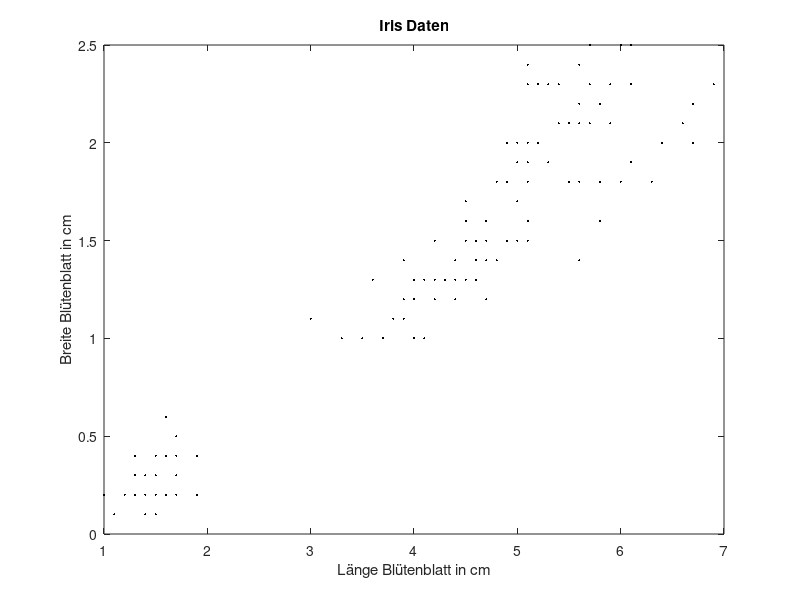

The MATLAB script that drew this image: (Note: this script raises an error after producing the figure.)
% Marco Döhring
% Matrikel-Nr.: 10052723
% Praktikumsaufgabe 1
% k_means Algorithmus

%Einlesen der Testdaten mit relevanten Merkmalen
clear all;
close all;
%close all
load fisheriris
X = meas(:,3:4);
%Erzeugen des Diagramm mit Testdaten
figure(1);
plot(X(:,1),X(:,2),'k.','Markersize',5,'MarkerEdgeColor','black');
title 'Iris Daten'
xlabel 'Länge Blütenblatt in cm';
ylabel 'Breite Blütenblatt in cm';
%mit hold on weitere plot Befehle zu dem aktuellen Diagramm einfügen
hold on;
%Wahl der Anzahl an Centriaden für den Algorithmus
k=3;
%Variblen für die neue Centriaden
c1x=0;
c1y=0;
c2x=0;
c2y=0;
c3x=0;
c3y=0;
%Input werte in x-& y-Koordinaten aufteilen
x=(X(:,1));
y=(X(:,2));
anzahlwerte = length(x);
%Zufälligen Start Centroiden erzeugen aus Maximum & Minimum 
%Bestimmung der Minima & Maxima der jeweiligen Koordinaten
value_x_max = max(x(:));
value_y_max = max(y(:));
value_x_min = min(x(:));
value_y_min = min(y(:));
%Die drei Start Centroiden  bestimmen durch zufällige Werte
%Entsprechend aus den Minima & Maxima der x/y-Koordinaten
%Wird ein jeweils für die x-Koordinate & y-Koordinate ein Vektor der Größe
%1x3 aus zufälligen Werten erzeugt
startcentx=rand(3,1)*range([value_x_min value_x_max])+min([value_x_min value_x_max]);
startcenty=rand(3,1)*range([value_y_min value_y_max])+min([value_y_min value_y_max]);
%Werte einmal anzeigen lassen
display("Start Centroiden rot: ("+startcentx(1,1)+";"+startcenty(1,1)+")");
display("Start Centroiden green: ("+startcentx(2,1)+";"+startcenty(2,1)+")");
display("Start Centroiden magenta: ("+startcentx(3,1)+";"+startcenty(3,1)+")");
%Für die Abbruchbedinung
abbruch=true;
%Variable zur Speicherung der vorrigen Anzahl der Werte, um Veränderung
%deutlich zu machen
azc1 = 0;
azc2 = 0;
azc3 = 0;
%Anzahl zu Bestimmung der Cluster/Samples
anzahlc1=0;
anzahlc2=0;
anzahlc3=0;
%Distanzmatrix der Größe Anzahl der Werte für 3 Centroiden
distanz=rand(anzahlwerte,3);
while abbruch == true
    %Bestimmen der Distanzen durch Vorgabe des Algorithmus
    for i=1:k,
        for j=1:anzahlwerte,
            distanz(j,i)=((x(j)-startcentx(i))^2)+((y(j)-startcenty(i))^2);
        end
    end
    samplex=rand(anzahlwerte,3);
    sampley=rand(anzahlwerte,3);
    %Init mit Null
    for i=1:3,
        for j=1:anzahlwerte,
            samplex(j,i)=0.0;
            sampley(j,i)=0.0;
        end
    end
    anzahlc1=0;
    anzahlc2=0;
    anzahlc3=0;
    %Zuordnung zu den Centroiden mit Summierung der Werte & Mitzählen der
    %Anzahl an Werten
    for i=1:anzahlwerte,
            %Bestimmung des minimalen Distanz von einem Centroiden zu einem
            %Cluster
            [value,stelle]=min(distanz(i,:));
            %Stelle 1 = Centroid 1 Zuordnung
            if stelle == 1
                c1x = c1x + x(i);
                c1y = c1y + y(i);
                anzahlc1 = anzahlc1 + 1;
                %Sichern der Koordinaten der Samples/Cluster zum
                %entsprechenden Centroiden
                samplex(anzahlc1,stelle) = x(i);
                sampley(anzahlc1,stelle) = y(i);
            elseif stelle == 2
                c2x = c2x + x(i);
                c2y = c2y + y(i);
                anzahlc2 = anzahlc2 + 1;
                samplex(anzahlc2,stelle) = x(i);
                sampley(anzahlc2,stelle) = y(i);
            else 
                c3x = c3x + x(i);
                c3y = c3y + y(i);
                anzahlc3 = anzahlc3 + 1;
                samplex(anzahlc3,stelle) = x(i);
                sampley(anzahlc3,stelle) = y(i);
            end
    end
    %Bestimmung der neuen Centroiden + Abbruch Kriterium falls einer keiner
    %Distanz mehr hinzugefügt werden kann.
    %Anzahl der vorherigen Cluster sichern, um Abbruch zu garantieren
    %Abbruchkriterium ist wenn sich die Anzahl der Cluster nicht mehr
    %ändert.
    azc1 = anzahlc1;
    azc2 = anzahlc2;
    azc3 = anzahlc3;
    if anzahlc1 == azc1
        abbruch = false;
    elseif anzahlc2 == azc2
        abbruch = false;
    elseif anzahlc3 == azc3
        abbruch = false;
    else
        %Neu Berechnung der Centriaden
        startcentx(1)= (c1x/anzahlc1); 
        startcenty(1)=(c1y/anzahlc1);
        startcentx(2)= (c2x/anzahlc2); 
        startcenty(2)=(c2y/anzahlc2);
        startcentx(3)= (c3x/anzahlc3); 
        startcenty(3)=(c3y/anzahlc3);
        
    end
end

%Ausgaben
%Distanzmatrix
display("Distanzmatrix: ");
display(distanz);
%Ausgabe des letzten finalen Centroiden mit zu geordneten Samples
display("Finaler Centroid 1 (Rot): ["+startcentx(1)+","+startcenty(1)+"] mit Samples: ");
for i=1:anzahlc1,
    display("["+samplex(i,1)+","+sampley(i,1)+"]");
end
display("Finaler Centroid 2 (Grün): ["+startcentx(2)+","+startcenty(2)+"] mit Samples: ");
for i=1:anzahlc2,
    display("["+samplex(i,2)+","+sampley(i,2)+"]");
end
display("Finaler Centroid 3 (Magenta: ["+startcentx(3)+","+startcenty(3)+"] mit Samples: ");
for i=1:anzahlc3,
    display("["+samplex(i,3)+","+sampley(i,3)+"]");
end
%Zugehöroges Diagramm
%Objekte darstellen
figure(2);
plot(X(:,1),X(:,2),'k.','Markersize',5,'MarkerEdgeColor','black');
title 'Iris Daten'
xlabel 'Länge Blütenblatt in cm';
ylabel 'Breite Blütenblatt in cm';
hold on;
%Finalen Marker
for i=1:k,
        if i == 1
            T = [1 0 0];
        elseif i == 2
            T = [0 1 0];
        else
            T = [1 0 1];
        end
        plot(startcentx(i,1),startcenty(i,1),'Marker','*','Markersize',5,'MarkerEdgeColor',T);
        
end
%Cluster Zugehörigkeit als Diagramm
for i=1:anzahlc1,
    plot(samplex(i,1),sampley(i,1),'Marker','o','Markersize',5,'MarkerEdgeColor',[1 0 0]);
end
for i=1:anzahlc2,
     plot(samplex(i,2),sampley(i,2),'Marker','o','Markersize',5,'MarkerEdgeColor',[0 1 0]);
end
for i=1:anzahlc3,
     plot(samplex(i,3),sampley(i,3),'Marker','o','Markersize',5,'MarkerEdgeColor',[1 0 1]);
end 
